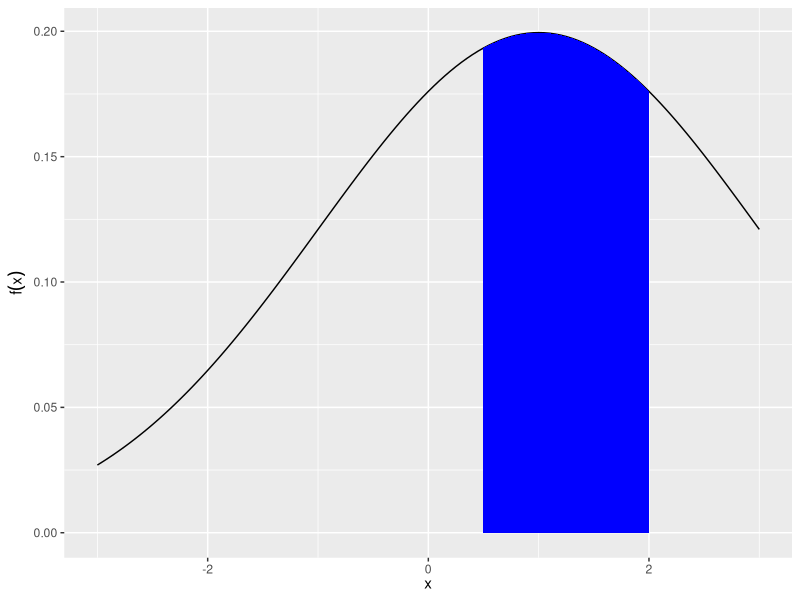
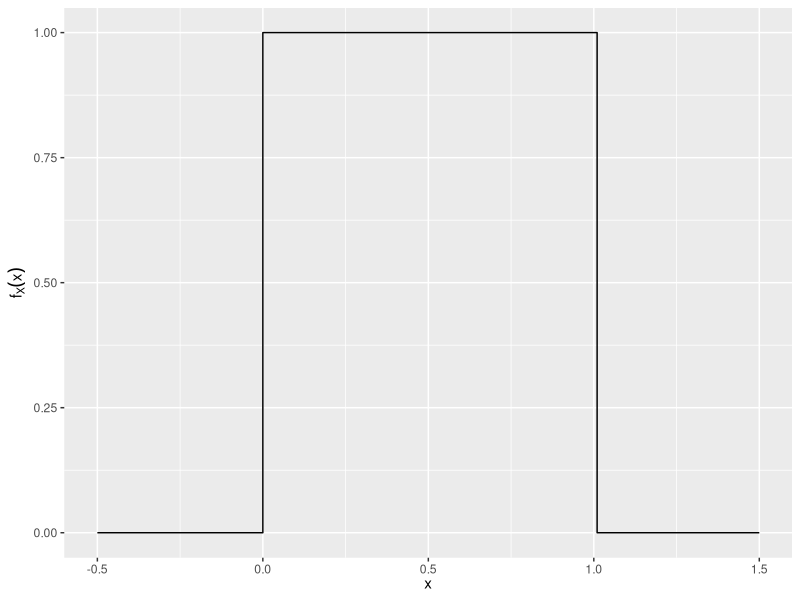

These figures' R source, in order: (Note: this script raises an error after producing the figures.)
## ---- chunk 1

## ---- chunk 2
library(tidyverse)
library(patchwork)
library(here)
library(gganimate)
## ---- chunk 3
norm_pdf <- tibble(
  x = seq(-3, 3, by = .05),
  y = dnorm(x = x, mean = 1, sd = 2),
  fill = x >= .5 & x <= 2
)

ggplot(norm_pdf) +
  geom_line(aes(x, y)) +
  geom_ribbon(
    data = filter(norm_pdf, fill),
    aes(
      x = x,
      ymin = 0, ymax = y
    ),
    fill = "blue"
  ) +
  labs(
    x = expression(x),
    y = expression(f(x))
  )
## ---- chunk 4
tibble(
  x = seq(-.5, 1.5, by = .01),
  y = dunif(x)
) %>%
  ggplot(aes(x, y)) +
  geom_step() +
  labs(
    x = expression(x),
    y = expression(f[X](x))
  )
## ---- chunk 5
function_plot +
  stat_function(mapping = aes(color = "Exponential(1)"), fun = dexp, args = list(rate = 1)) +
  stat_function(mapping = aes(color = "Exponential(3)"), fun = dexp, args = list(rate = 3)) +
  stat_function(mapping = aes(color = "Exponential(5)"), fun = dexp, args = list(rate = 5)) +
  scale_color_brewer(type = "qual") +
  xlim(0, 5) +
  labs(y = expression(f[X](x)),
       color = NULL)
## ---- chunk 6
unif_pdf <- function(a, b) {
  tibble(
    x = seq(a - 1, b + 1, by = .01),
    pdf = dunif(x = x, min = a, max = b)
  ) %>%
    ggplot(aes(x, pdf)) +
    geom_line() +
    labs(
      title = "Uniform PDF",
      subtitle = bquote(a == .(a) ~ b == .(b)),
      x = expression(x),
      y = expression(f[X](x))
    )
}

unif_cdf <- function(a, b) {
  tibble(
    x = seq(a - 1, b + 1, by = .01),
    cdf = punif(q = x, min = a, max = b)
  ) %>%
    ggplot(aes(x, cdf)) +
    geom_line() +
    labs(
      title = "Uniform CDF",
      subtitle = bquote(a == .(a) ~ b == .(b)),
      x = expression(x),
      y = expression(F[X](x))
    )
}

unif_pdf(0, 1) +
  unif_cdf(0, 1)
## ---- chunk 7
norm_pdf <- function(mu, sigma) {
  tibble(
    x = seq(-5, 5, by = .01),
    pdf = dnorm(x = x, mean = mu, sd = sigma)
  ) %>%
    ggplot(aes(x, pdf)) +
    geom_line() +
    labs(
      title = "Normal PDF",
      subtitle = bquote(mu == .(mu) ~ sigma^2 == .(sigma^2)),
      x = expression(x),
      y = expression(f[X](x))
    )
}

norm_cdf <- function(mu, sigma) {
  tibble(
    x = seq(-5, 5, by = .01),
    cdf = pnorm(q = x, mean = mu, sd = sigma)
  ) %>%
    ggplot(aes(x, cdf)) +
    geom_line() +
    labs(
      title = "Normal CDF",
      subtitle = bquote(mu == .(mu) ~ sigma^2 == .(sigma^2)),
      x = expression(x),
      y = expression(f[X](x))
    )
}

norm_pdf(0, 1) +
  norm_cdf(0, 1)
## ---- chunk 8
tibble(
  x = seq(-5, 15, by = .05),
  Z = dnorm(x),
  Y = dnorm(x, mean = 6, sd = 2)
) %>%
  gather(norm, val, -x) %>%
  ggplot(aes(x, val, color = norm)) +
  geom_line() +
  scale_color_brewer(type = "qual") +
  labs(
    x = NULL,
    y = "Density height",
    color = NULL
  ) +
  theme(legend.position = "bottom")
## ---- chunk 9
set.seed(124)
y <- rnorm(7000, mean = .39, sd = sqrt(.0025))

clt_plot <- seq(from = 2, to = length(y), length.out = 100) %>%
  round() %>%
  map_dfr(~ y[1:.x] %>%
            enframe(name = "y") %>%
            mutate(nobs = .x)) %>%
  ggplot(mapping = aes(x = value)) +
  geom_density() +
  stat_function(
    fun = dnorm, n = 101, args = list(mean = .39, sd = sqrt(.0025)),
    color = "blue"
  ) +
  labs(
    title = "Number of observations = {closest_state}",
    x = "Mean",
    y = "Density"
  ) +
  transition_states(states = nobs)

animate(clt_plot, nframes = 600)
## ---- chunk 10
function_plot +
  stat_function(
    mapping = aes(color = "Exponential(1)"),
    fun = dexp, args = list(rate = 1), n = 501
  ) +
  stat_function(
    mapping = aes(color = "Exponential(5)"),
    fun = dexp, args = list(rate = 5), n = 501
  ) +
  stat_function(
    mapping = aes(color = "Gamma(1, 5.5)"),
    fun = dgamma, args = list(shape = 1, rate = 5.5), n = 501
  ) +
  stat_function(
    mapping = aes(color = "Gamma(3, 2)"),
    fun = dgamma, args = list(shape = 3, rate = 2), n = 501
  ) +
  scale_color_brewer(type = "div") +
  xlim(0, 10) +
  labs(
    y = expression(f(x)),
    color = NULL
  ) +
  coord_cartesian(
    xlim = c(0, 10),
    ylim = c(0, 1)
  )
## ---- chunk 11
function_plot +
  stat_function(
    mapping = aes(color = "Gamma(3, 2)"),
    fun = dgamma, args = list(shape = 3, rate = 2), n = 501
  ) +
  stat_function(
    mapping = aes(color = "Gamma(5, 2)"),
    fun = dgamma, args = list(shape = 5, rate = 2), n = 501
  ) +
  stat_function(
    mapping = aes(color = "Gamma(3, 3)"),
    fun = dgamma, args = list(shape = 3, rate = 3), n = 501
  ) +
  scale_color_brewer(type = "qual") +
  xlim(0, 10) +
  labs(
    y = expression(f(x)),
    color = NULL
  ) +
  coord_cartesian(
    xlim = c(0, 10),
    ylim = c(0, 1)
  )
## ---- chunk 12
expand.grid(
  x = seq(from = 0, to = 100, length.out = 201),
  df = seq(from = 1, to = 50)
) %>%
  as_tibble() %>%
  mutate(y = dchisq(x, df)) %>%
  ggplot(mapping = aes(x = x, y = y)) +
  geom_line() +
  labs(
    title = "Chi-squared",
    subtitle = "{closest_state} degrees of freedom",
    y = "Density"
  ) +
  transition_states(states = df) +
  view_follow(fixed_x = TRUE)
## ---- chunk 13
expand.grid(
  x = seq(from = -6, 6, length.out = 201),
  df = seq(from = 1, to = 50)
) %>%
  as_tibble() %>%
  mutate(y = dt(x, df)) %>%
  ggplot(mapping = aes(x = x, y = y)) +
  geom_line() +
  stat_function(fun = dnorm, n = 201, color = "blue") +
  labs(
    title = "Student's t",
    subtitle = "{closest_state} degrees of freedom",
    y = "Density"
  ) +
  transition_states(states = df) +
  view_follow(fixed_x = TRUE)
